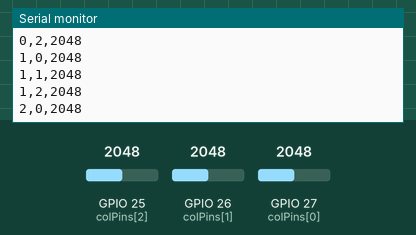
This sketch was run on a simulated ESP32. Shown: the last lines printed to the serial monitor. The inputs (shaded band) are chosen by the test bench; at power-on: GPIO 25 (colPins[2]) = 2048, GPIO 26 (colPins[1]) = 2048, GPIO 27 (colPins[0]) = 2048 (analog values on the 0–4095 scale).

Above: at 1.4 s.
1.5 s: GPIO 25 (colPins[2]) set to 2866
At 1.56 s:
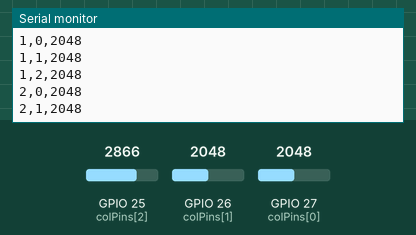
3.0 s: GPIO 26 (colPins[1]) set to 2866
At 3.16 s:
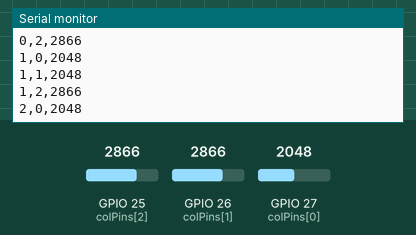
4.5 s: GPIO 27 (colPins[0]) set to 2866
At 4.56 s:
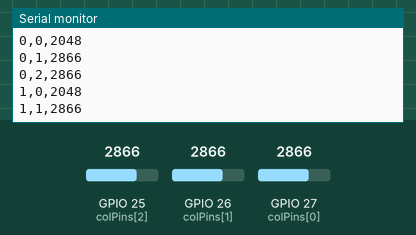
6.0 s: GPIO 25 (colPins[2]) set to 3603
At 6.16 s:
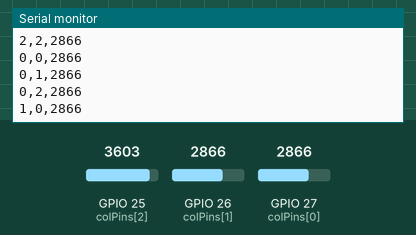
7.5 s: GPIO 26 (colPins[1]) set to 3603
At 7.56 s:
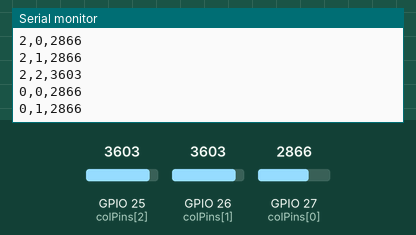
9.0 s: GPIO 27 (colPins[0]) set to 3603
At 9.16 s:
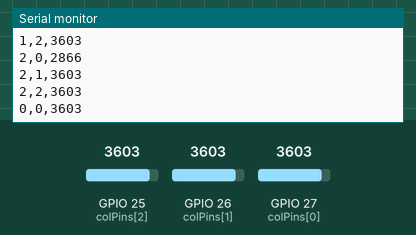
Timing chart, 0 to 11.5 s (numbered marks = the images above; inputs shaded):
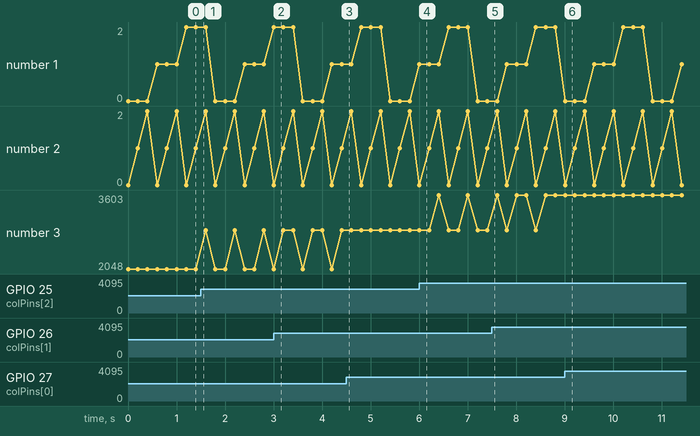

Measured:
- after the input at 9.0 s, the serial monitor: prints a new line at once (image 6)
- plotted number 3: 2048 → 2866 after the input at 1.5 s

The sketch:

sensorExample.ino
```cpp
// กำหนดขา GPIO ของ ESP32 สำหรับแถว (แนวนอน)
const byte rowPins[] = {13, 12, 14};
// กำหนดขา GPIO ของ ESP32 สำหรับคอลัมน์ (แนวตั้ง)
const byte colPins[] = {27, 26, 25};

// จำนวนแถวและคอลัมน์
const int ROWS = sizeof(rowPins) / sizeof(rowPins[0]);
const int COLS = sizeof(colPins) / sizeof(colPins[0]);

// กำหนดค่า Threshold
const int THRESHOLD = 100;

void setup() {
  Serial.begin(115200);

  // กำหนดขาแถว (แนวนอน) เป็น Output และกำหนดค่าเริ่มต้นเป็น LOW
  for (int i = 0; i < ROWS; i++) {
    pinMode(rowPins[i], OUTPUT);
    digitalWrite(rowPins[i], LOW);
  }

  // ตั้งค่าความละเอียดของ ADC
  analogReadResolution(12);
}

void loop() {
  // วนลูปเพื่อสแกนทีละแถว
  for (int r = 0; r < ROWS; r++) {
    // จ่ายไฟ (HIGH) ให้กับแถวปัจจุบันที่กำลังจะสแกน
    digitalWrite(rowPins[r], HIGH);

    // วนลูปเพื่ออ่านค่าจากทุกคอลัมน์
    for (int c = 0; c < COLS; c++) {
      int analogValue = analogRead(colPins[c]);

      // ถ้าค่าที่อ่านได้เกินค่า Threshold ให้ส่งข้อมูลไปยัง Serial
      if (analogValue > THRESHOLD) {
        Serial.print(r);
        Serial.print(",");
        Serial.print(c);
        Serial.print(",");
        Serial.println(analogValue);
        // ดีเลย์เพื่อป้องกันการอ่านค่าซ้ำ (Debouncing)
        delay(200);
      }
    }

    // หยุดจ่ายไฟ (LOW) ให้กับแถวปัจจุบัน
    digitalWrite(rowPins[r], LOW);
  }
}
```
